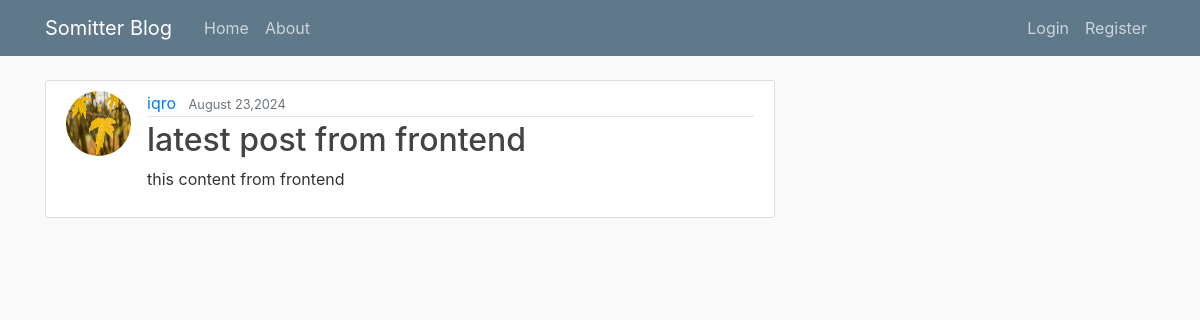
Before: /post/9 with the older database file.
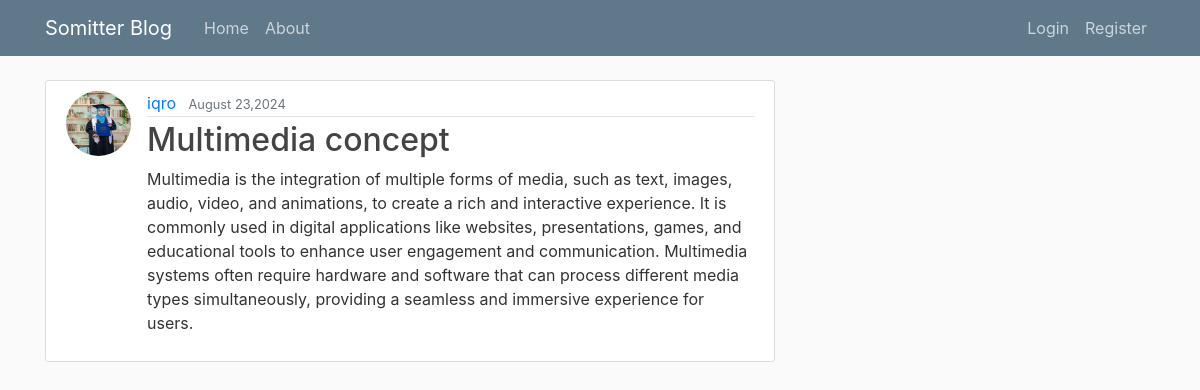
After: the same page with the newer database file.
### blog/models.py (models this page shows, shortened)
class Post(models.Model):
    title = models.CharField(max_length=100)
    content = models.TextField()
    post_date = models.DateTimeField(default = timezone.now)
    author =models.ForeignKey(User, on_delete=models.CASCADE)

### user/models.py (models this page shows, shortened)
class Profile(models.Model):
    user =models.OneToOneField(User, on_delete=models.CASCADE)
    image =models.ImageField(default="default.jpg", upload_to="profile_pics")

### blog/views.py (the view)
# urls.py: path('post/<int:pk>', PostDetailView.as_view(), name='post-detail'),
class PostDetailView(DetailView):
      model =Post

### blog/templates/blog/post_detail.html (shortened to what this page needs)
{% extends "blog/base.html" %} {% block content %}
<article class="media content-section">
  <a href="{% url 'profile' %}"><img class="rounded-circle article-img" src="{{ object.author.profile.image.url }}" alt=""></a>
    <div class="media-body">
      <div class="article-metadata">
        <a class="mr-2" href="#">{{ object.author }}</a>
        <small class="text-muted">{{ object.post_date|date:"F d,Y" }}</small>
      </div>
      <h2 class="article-title">{{ object.title }}</h2>
      <p class="article-content">{{ object.content }}</p>
    </div>
  </article>
{% endblock content %}

Changed rows visible on the page:
changed Post "iqro": author.profile.image: a different picture; title "latest post from frontend" → "Multimedia concept"; content "this content from frontend" → "Multimedia is the integration of multiple forms of media, such as text, images, audio, video, and animations, to create a rich and interactive experience. It is commonly used in digital applications like websites, presentations, games, and educational tools to enhance user engagement and communication. Multimedia systems often require hardware and software that can process different media types simultaneously, providing a seamless and immersive experience for users."
